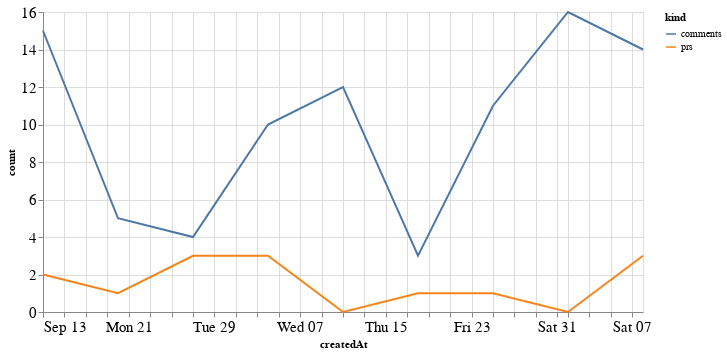

Here is the notebook cell this chart was saved with:
### Code cell
alt.Chart(total_time, width=600).mark_line().encode(
    x='createdAt',
    y='count',
    color='kind'
)

### Figure 1 — Vega-Lite specification as saved in the notebook (floating-point values rounded to 4 significant figures)
{"config": {"axisLeft": {"labelFontSize": 15}, "axisBottom": {"labelFontSize": 15}}, "data": {"name": "data-d1bcdaabe1054ee2899f35e40dd70fec"}, "mark": "line", "encoding": {"color": {"type": "nominal", "field": "kind"}, "x": {"type": "temporal", "field": "createdAt"}, "y": {"type": "quantitative", "field": "count"}}, "width": 600, "$schema": "https://vega.github.io/schema/vega-lite/v4.8.1.json", "datasets": {"data-d1bcdaabe1054ee2899f35e40dd70fec": [{"createdAt": "2020-09-13T00:00:00", "kind": "prs", "count": 2}, {"createdAt": "2020-09-20T00:00:00", "kind": "prs", "count": 1}, {"createdAt": "2020-09-27T00:00:00", "kind": "prs", "count": 3}, {"createdAt": "2020-10-04T00:00:00", "kind": "prs", "count": 3}, {"createdAt": "2020-10-11T00:00:00", "kind": "prs", "count": 0}, {"createdAt": "2020-10-18T00:00:00", "kind": "prs", "count": 1}, {"createdAt": "2020-10-25T00:00:00", "kind": "prs", "count": 1}, {"createdAt": "2020-11-01T00:00:00", "kind": "prs", "count": 0}, {"createdAt": "2020-11-08T00:00:00", "kind": "prs", "count": 3}, {"createdAt": "2020-09-13T00:00:00", "kind": "comments", "count": 15}, {"createdAt": "2020-09-20T00:00:00", "kind": "comments", "count": 5}, {"createdAt": "2020-09-27T00:00:00", "kind": "comments", "count": 4}, {"createdAt": "2020-10-04T00:00:00", "kind": "comments", "count": 10}, {"createdAt": "2020-10-11T00:00:00", "kind": "comments", "count": 12}, {"createdAt": "2020-10-18T00:00:00", "kind": "comments", "count": 3}, {"createdAt": "2020-10-25T00:00:00", "kind": "comments", "count": 11}, {"createdAt": "2020-11-01T00:00:00", "kind": "comments", "count": 16}, {"createdAt": "2020-11-08T00:00:00", "kind": "comments", "count": 14}]}}
